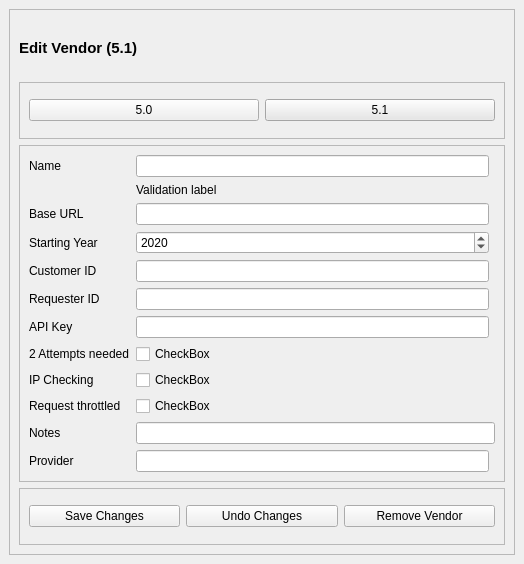
<?xml version="1.0" encoding="UTF-8"?>
<ui version="4.0">
 <class>MainWindow</class>
 <widget class="QMainWindow" name="MainWindow">
  <property name="geometry">
   <rect>
    <x>0</x>
    <y>0</y>
    <width>524</width>
    <height>564</height>
   </rect>
  </property>
  <property name="windowTitle">
   <string>MainWindow</string>
  </property>
  <widget class="QWidget" name="centralwidget">
   <layout class="QGridLayout" name="gridLayout_2">
    <item row="0" column="0">
     <widget class="QFrame" name="frame_3">
      <property name="frameShape">
       <enum>QFrame::StyledPanel</enum>
      </property>
      <property name="frameShadow">
       <enum>QFrame::Plain</enum>
      </property>
      <layout class="QGridLayout" name="gridLayout">
       <item row="0" column="0">
        <widget class="QLabel" name="label_7">
         <property name="enabled">
          <bool>true</bool>
         </property>
         <property name="font">
          <font>
           <family>Segoe UI</family>
           <pointsize>11</pointsize>
           <weight>75</weight>
           <bold>true</bold>
          </font>
         </property>
         <property name="frameShape">
          <enum>QFrame::NoFrame</enum>
         </property>
         <property name="text">
          <string>Edit Vendor (5.1)</string>
         </property>
        </widget>
       </item>
       <item row="1" column="0">
        <widget class="QFrame" name="frame_4">
         <property name="frameShape">
          <enum>QFrame::StyledPanel</enum>
         </property>
         <property name="frameShadow">
          <enum>QFrame::Plain</enum>
         </property>
         <layout class="QHBoxLayout" name="horizontalLayout_2">
          <item>
           <widget class="QPushButton" name="fivezero">
            <property name="text">
             <string>5.0</string>
            </property>
           </widget>
          </item>
          <item>
           <widget class="QPushButton" name="fiveone">
            <property name="styleSheet">
             <string notr="true">background-color:#e7e7e7;</string>
            </property>
            <property name="text">
             <string>5.1</string>
            </property>
           </widget>
          </item>
         </layout>
        </widget>
       </item>
       <item row="2" column="0">
        <widget class="QFrame" name="edit_vendor_details_frame">
         <property name="frameShape">
          <enum>QFrame::StyledPanel</enum>
         </property>
         <layout class="QGridLayout" name="gridLayout_5">
          <item row="0" column="0">
           <widget class="QLabel" name="label">
            <property name="text">
             <string>Name</string>
            </property>
           </widget>
          </item>
          <item row="0" column="1">
           <widget class="QLineEdit" name="nameEdit"/>
          </item>
          <item row="1" column="1">
           <widget class="QLabel" name="name_validation_label">
            <property name="text">
             <string>Validation label</string>
            </property>
           </widget>
          </item>
          <item row="2" column="0">
           <widget class="QLabel" name="label_2">
            <property name="text">
             <string>Base URL</string>
            </property>
           </widget>
          </item>
          <item row="2" column="1">
           <widget class="QLineEdit" name="customerIdEdit"/>
          </item>
          <item row="3" column="0">
           <widget class="QLabel" name="label_10">
            <property name="text">
             <string>Starting Year</string>
            </property>
           </widget>
          </item>
          <item row="3" column="1">
           <widget class="QDateEdit" name="All_reports_edit_fetch">
            <property name="enabled">
             <bool>true</bool>
            </property>
            <property name="dateTime">
             <datetime>
              <hour>0</hour>
              <minute>0</minute>
              <second>0</second>
              <year>2020</year>
              <month>1</month>
              <day>1</day>
             </datetime>
            </property>
            <property name="displayFormat">
             <string>yyyy</string>
            </property>
           </widget>
          </item>
          <item row="4" column="0">
           <widget class="QLabel" name="label_3">
            <property name="text">
             <string>Customer ID</string>
            </property>
           </widget>
          </item>
          <item row="4" column="1">
           <widget class="QLineEdit" name="lineEdit"/>
          </item>
          <item row="5" column="0">
           <widget class="QLabel" name="label_4">
            <property name="text">
             <string>Requester ID</string>
            </property>
           </widget>
          </item>
          <item row="5" column="1">
           <widget class="QLineEdit" name="requesterIdEdit"/>
          </item>
          <item row="6" column="0">
           <widget class="QLabel" name="label_5">
            <property name="text">
             <string>API Key</string>
            </property>
           </widget>
          </item>
          <item row="6" column="1">
           <widget class="QLineEdit" name="apiKeyEdit"/>
          </item>
          <item row="7" column="0">
           <widget class="QLabel" name="label_8">
            <property name="text">
             <string>2 Attempts needed</string>
            </property>
           </widget>
          </item>
          <item row="8" column="0">
           <widget class="QLabel" name="label_9">
            <property name="text">
             <string>IP Checking</string>
            </property>
           </widget>
          </item>
          <item row="9" column="0">
           <widget class="QLabel" name="label_11">
            <property name="text">
             <string>Request throttled</string>
            </property>
           </widget>
          </item>
          <item row="10" column="0">
           <widget class="QLabel" name="label_28">
            <property name="text">
             <string>Notes</string>
            </property>
           </widget>
          </item>
          <item row="10" column="1" colspan="2">
           <widget class="QLineEdit" name="notesEdit">
            <property name="sizePolicy">
             <sizepolicy hsizetype="Expanding" vsizetype="Fixed">
              <horstretch>0</horstretch>
              <verstretch>0</verstretch>
             </sizepolicy>
            </property>
            <property name="minimumSize">
             <size>
              <width>339</width>
              <height>0</height>
             </size>
            </property>
           </widget>
          </item>
          <item row="11" column="0">
           <widget class="QLabel" name="companiesText">
            <property name="text">
             <string>Provider</string>
            </property>
           </widget>
          </item>
          <item row="11" column="1">
           <widget class="QLineEdit" name="providerEdit"/>
          </item>
          <item row="7" column="1">
           <widget class="QCheckBox" name="checkBox">
            <property name="text">
             <string>CheckBox</string>
            </property>
           </widget>
          </item>
          <item row="8" column="1">
           <widget class="QCheckBox" name="checkBox_2">
            <property name="text">
             <string>CheckBox</string>
            </property>
           </widget>
          </item>
          <item row="9" column="1">
           <widget class="QCheckBox" name="checkBox_3">
            <property name="text">
             <string>CheckBox</string>
            </property>
           </widget>
          </item>
         </layout>
        </widget>
       </item>
       <item row="3" column="0">
        <widget class="QFrame" name="edit_vendor_options_frame">
         <property name="enabled">
          <bool>true</bool>
         </property>
         <property name="frameShape">
          <enum>QFrame::StyledPanel</enum>
         </property>
         <layout class="QHBoxLayout" name="horizontalLayout_5">
          <item>
           <widget class="QPushButton" name="saveVendorChangesButton">
            <property name="enabled">
             <bool>true</bool>
            </property>
            <property name="text">
             <string>Save Changes</string>
            </property>
            <property name="icon">
             <iconset>
              <normaloff>resources/save_icon.png</normaloff>resources/save_icon.png</iconset>
            </property>
            <property name="default">
             <bool>false</bool>
            </property>
            <property name="flat">
             <bool>false</bool>
            </property>
           </widget>
          </item>
          <item>
           <widget class="QPushButton" name="undoVendorChangesButton">
            <property name="enabled">
             <bool>true</bool>
            </property>
            <property name="text">
             <string>Undo Changes</string>
            </property>
            <property name="icon">
             <iconset>
              <normaloff>resources/undo_icon.png</normaloff>resources/undo_icon.png</iconset>
            </property>
           </widget>
          </item>
          <item>
           <widget class="QPushButton" name="removeVendorButton">
            <property name="enabled">
             <bool>true</bool>
            </property>
            <property name="text">
             <string>Remove Vendor</string>
            </property>
            <property name="icon">
             <iconset>
              <normaloff>resources/remove_vendor_icon.png</normaloff>resources/remove_vendor_icon.png</iconset>
            </property>
           </widget>
          </item>
         </layout>
        </widget>
       </item>
      </layout>
     </widget>
    </item>
   </layout>
  </widget>
 </widget>
 <resources>
  <include location="resources/resources.qrc"/>
 </resources>
 <connections/>
</ui>
